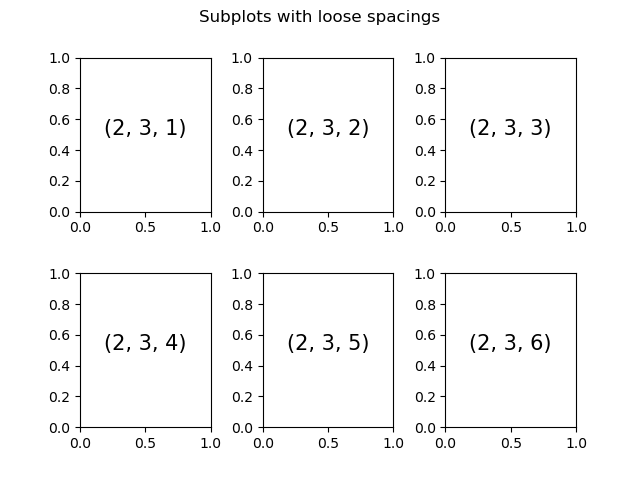

Recreate this plot in Python.
#-------------------------------------------------
#   CH_12_13_2_EX_1_Pyplot_Ax_Subplots_Adjust.py   
#-------------------------------------------------
import matplotlib.pyplot as plt
import numpy as np
#----- fig1 中使用預設之子圖間距
fig1 = plt.figure(1)
#
for ii in range(1, 7):
    plt.subplot(2, 3, ii)
    plt.text(0.5, 0.5, str((2, 3, ii)), fontsize = 15, ha = 'center')
plt.suptitle('Subplots with tight spacings')
#----- fig2 中使用調整之子圖間距(hspace = 0.4, wspace = 0.4)
fig2 = plt.figure(2)
fig2.subplots_adjust(hspace = 0.4, wspace = 0.4)
for ii in range(1, 7):
    ax2 = fig2.add_subplot(2, 3, ii)
    ax2.text(0.5, 0.5, str((2, 3, ii)), fontsize = 15, ha = 'center')
    plt.suptitle('Subplots with loose spacings')
#
plt.savefig('CH_12_13_2_EX_1_Pyplot_Ax_Subplots_Adjust.png')
plt.show()















































































	


